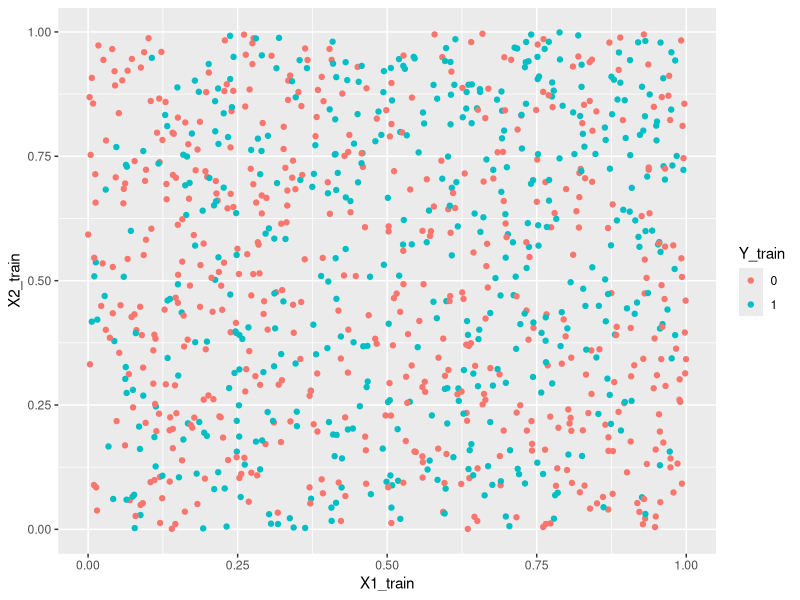
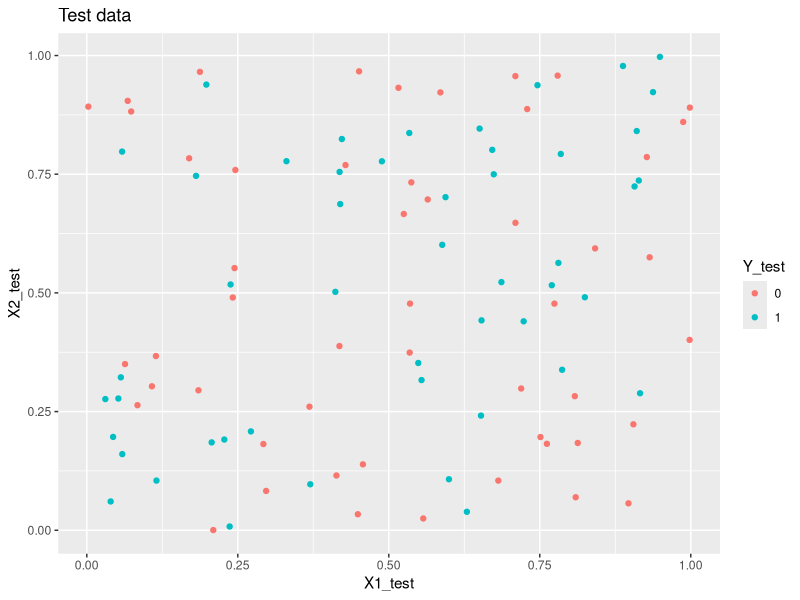

Write R code to recreate these figures, in order.
## ---- chunk 1
library(e1071)
library(ggplot2)
## ---- chunk 2
generate_y <- function(x1,x2) { #two input parameters to generate the output y
  logit <- x1 -2*x2 -2*x1^2 + x2^2 + 3*x1*x2 
  p <- exp(logit)/(1+exp(logit)) #apply the inverse logit function
  y <- rbinom(1,1,p) #y becomes a 0 (with prob 1-p) or a 1 with probability p
}
# Generate a training dataset with 1000 points
set.seed(321)
n = 1000
X1_train <- runif(n,0,1)
X2_train <- runif(n,0,1)

#I'm going to use a for loop to generate 1000 y's
Y_train <- rep(0,n) #initializing my Y to be a vector of 0's
for (i in 1:n) {
  Y_train[i] <- generate_y(X1_train[i],X2_train[i])
}

sum(Y_train)

training <- data.frame(X1_train=X1_train, X2_train=X2_train, Y_train=as.factor(Y_train))
ggplot(data=training, aes(x=X1_train, y=X2_train, color=Y_train)) +
  geom_point()
## ---- chunk 3
svm_radial <- svm(Y_train ~ ., data=training, kernel="radial", gamma=0.1, cost=1)
summary(svm_radial)
## ---- chunk 4
# edit this 
SEED <- 323

set.seed(SEED)

n = 100
X1_test <- runif(n,0,1)
X2_test <- runif(n,0,1)

Y_test <- rep(0,n)
for (i in 1:n) {
  Y_test[i] <- generate_y(X1_test[i],X2_test[i])
}

test <- data.frame(X1_test=X1_test, X2_test=X2_test, Y_test=as.factor(Y_test))

cat("# of 1s", sum(Y_test), "\n")
cat("# of 0s", sum(1-Y_test), "\n")
ggplot(data=test, aes(x=X1_test, y=X2_test, color=Y_test)) +
  geom_point() +
  ggtitle("Test data")

## ---- chunk 5
# set the column names to match the training data
pred <- predict(svm_radial, newdata=data.frame(X1_train=X1_test, X2_train=X2_test))
sens <- sum(pred == 1 & Y_test == 1) / sum(Y_test == 1)
spec <- sum(pred == 0 & Y_test == 0) / sum(Y_test == 0)
misclass_error <- mean(pred != Y_test)
cat("Sensitivity:", sens, "\n")
cat("Specificity:", spec, "\n")
cat("Misclassification error:", misclass_error, "\n")
